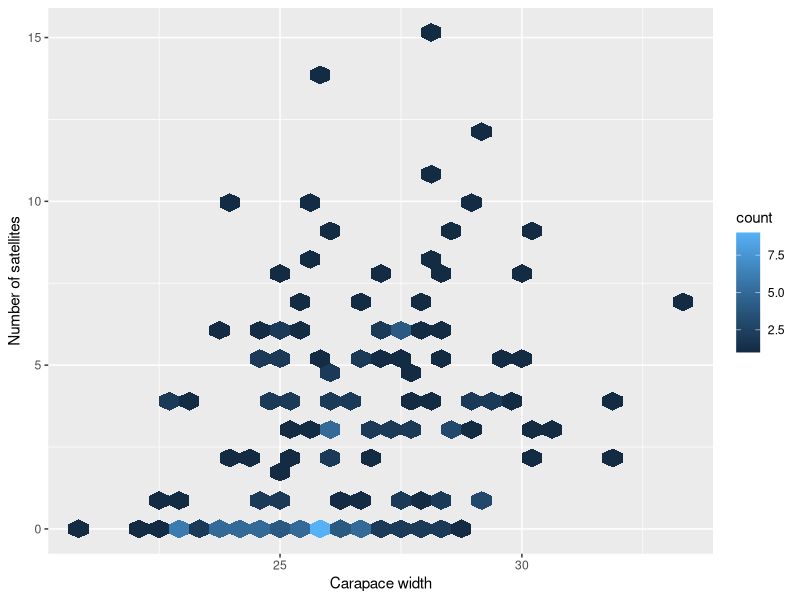
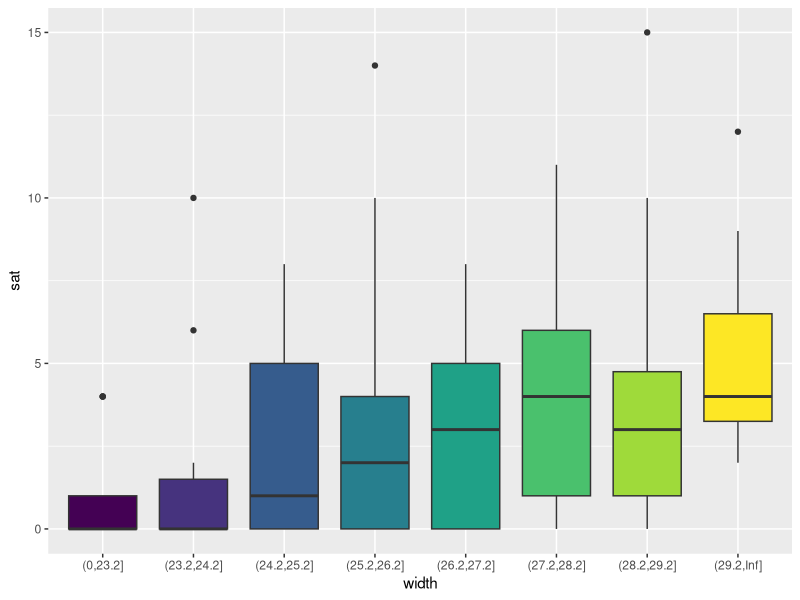

The R script that drew these images, in order:
## ---- chunk 1
library(tidyverse)
## ---- chunk 2
(crab <- read_table("data/Crabs.dat"))
## ---- chunk 3
crab %>%
  ggplot() +
  aes(x = width, y = sat) +
  geom_hex() +
  labs(
    x = "Carapace width",
    y = "Number of satellites"
  )
## ---- chunk 4
(width_interval <-
  crab %>%
  group_by(width = cut(width,
                       breaks = c(0, seq(23.25, 29.25, by = 1), Inf),
                       ordered_result = TRUE)) %>%
  summarise(cases = n(), S = sum(sat), Mean = mean(sat), Variance = var(sat)))
## ---- chunk 5
crab %>%
  group_by(width = cut(width,
                       breaks = c(0, seq(23.25, 29.25, by = 1), Inf),
                       ordered_result = TRUE)) %>%
  ggplot() +
  aes(x = width, y = sat, fill = width) +
  geom_boxplot(show.legend = FALSE)
